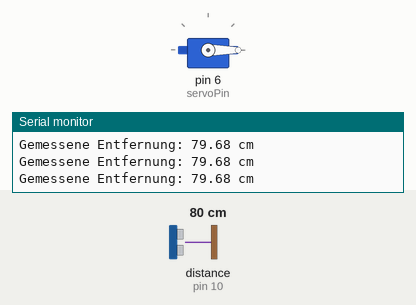
Recording of a sketch running on a simulated Arduino Uno, built with avr-gcc and run on an emulated ATmega328P. Parts: servo, the last lines printed to the serial monitor. Wiring (inferred from the names in the program): ultrasonic range finder: trigger pin 9; echo pin 10. The test bench sets the inputs (shaded band); at power-on: distance to the obstacle (sensor on pin 10) 80 cm. The echo pulse lasts 58.3 µs per cm.

Above: at 1.2 s.
1.3 s: distance to the obstacle (sensor on pin 10) set to 23 cm
2.8 s: distance to the obstacle (sensor on pin 10) set to 19 cm
At 4.5 s:
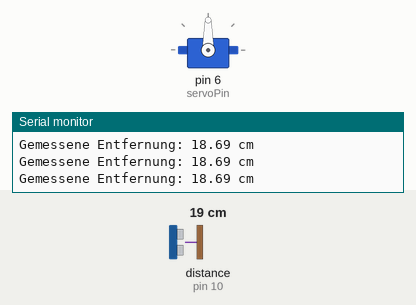
Timing chart, 0 to 6.0 s (numbered marks = the images above; inputs shaded):
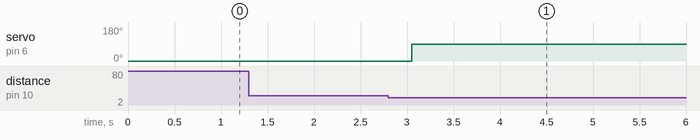

Measured:
- the behaviour switches between 21 and 20 cm on distance to the obstacle (sensor on pin 10) (found by bisection; images 0 and 1)
- after the input at 2.8 s, servo on pin 6 (servoPin): 0° → 90° after 0.25 s

The sketch:

sketch_nov05a.ino
```cpp
#include <Servo.h>

const int trigPin = 9;
const int echoPin = 10;
const int servoPin = 6;

Servo gateServo;

long duration;
float distance;
bool gateOpen = false;

void setup() {
  Serial.begin(9600);
  gateServo.attach(servoPin);
  gateServo.write(0); // Schranke geschlossen

  pinMode(trigPin, OUTPUT);
  pinMode(echoPin, INPUT);

  Serial.println("System gestartet. Schranke geschlossen.");
}

void loop() {
  // --- Ultraschallmessung ---
  digitalWrite(trigPin, LOW);
  delayMicroseconds(2);
  digitalWrite(trigPin, HIGH);
  delayMicroseconds(10);
  digitalWrite(trigPin, LOW);

  duration = pulseIn(echoPin, HIGH, 30000); // Timeout 30ms (ca. 5m)
  distance = duration * 0.0343 / 2;         // cm

  Serial.print("Gemessene Entfernung: ");
  Serial.print(distance);
  Serial.println(" cm");

  // --- Schranke öffnen, wenn Objekt erkannt ---
  if (distance > 0 && distance <= 20 && !gateOpen) {
    Serial.println("Objekt erkannt! Schranke öffnet...");
    gateServo.write(90);  // Öffnen
    gateOpen = true;
  }

  // --- Schranke schließen, wenn Objekt weg ---
  static unsigned long closeTime = 0;

  if ((distance > 25 || distance == 0) && gateOpen) {
    if (closeTime == 0) {
      closeTime = millis();  // Start timer when object leaves
    } else if (millis() - closeTime > 2000) {  // Wait 2 seconds
      Serial.println("Kein Objekt mehr erkannt. Schranke schließt...");
      gateServo.write(0);   // Schließen
      gateOpen = false;
      closeTime = 0;  // Reset timer
    }
  } else {
    closeTime = 0;  // Reset timer if object detected again
  }

  delay(300); // Messintervall
}
```
